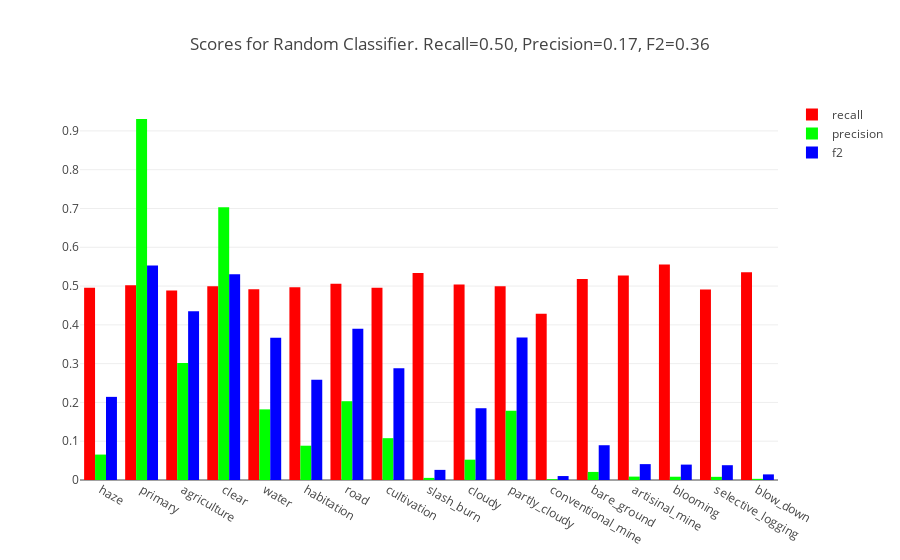

This figure's notebook cell:
### Markdown cell above
## Random Classifier

In order to establish a baseline for performance, we first use a classifier that assigns labels at random by flipping an unbiased coin for each label.

### Code cell
pred_labels_rand = planet.predict.random(num_test, num_labels)

rand_fig = planet.predict.make_scores_plot(pred_labels_rand, test_labels, label_names, 'Random')
plotly.offline.iplot(rand_fig, filename=os.path.join(data_dir, 'rand_scores.html'))

### Figure 1 — Plotly figure (JSON) as saved in the notebook; plotly's stock layout.template omitted (floating-point values rounded to 4 significant figures)
{"data": [{"marker": {"color": "rgb(255, 0, 0)"}, "name": "recall", "type": "bar", "x": ["haze", "primary", "agriculture", "clear", "water", "habitation", "road", "cultivation", "slash_burn", "cloudy", "partly_cloudy", "conventional_mine", "bare_ground", "artisinal_mine", "blooming", "selective_logging", "blow_down"], "y": [0.4955, 0.5023, 0.4888, 0.4995, 0.4917, 0.4972, 0.5058, 0.4955, 0.534, 0.5038, 0.4996, 0.4286, 0.5184, 0.5269, 0.5556, 0.4911, 0.5357]}, {"marker": {"color": "rgb(0, 255, 0)"}, "name": "precision", "type": "bar", "x": ["haze", "primary", "agriculture", "clear", "water", "habitation", "road", "cultivation", "slash_burn", "cloudy", "partly_cloudy", "conventional_mine", "bare_ground", "artisinal_mine", "blooming", "selective_logging", "blow_down"], "y": [0.06554, 0.9307, 0.3017, 0.7032, 0.1821, 0.08841, 0.2031, 0.1078, 0.005428, 0.0524, 0.1786, 0.002078, 0.0208, 0.008729, 0.008421, 0.008138, 0.002961]}, {"marker": {"color": "rgb(0, 0, 255)"}, "name": "f2", "type": "bar", "x": ["haze", "primary", "agriculture", "clear", "water", "habitation", "road", "cultivation", "slash_burn", "cloudy", "partly_cloudy", "conventional_mine", "bare_ground", "artisinal_mine", "blooming", "selective_logging", "blow_down"], "y": [0.2143, 0.5533, 0.4349, 0.5302, 0.3669, 0.2583, 0.3897, 0.2882, 0.02608, 0.185, 0.3675, 0.01019, 0.08963, 0.04093, 0.0397, 0.03816, 0.01448]}], "layout": {"barmode": "group", "title": "Scores for Random Classifier. Recall=0.50, Precision=0.17, F2=0.36"}}
